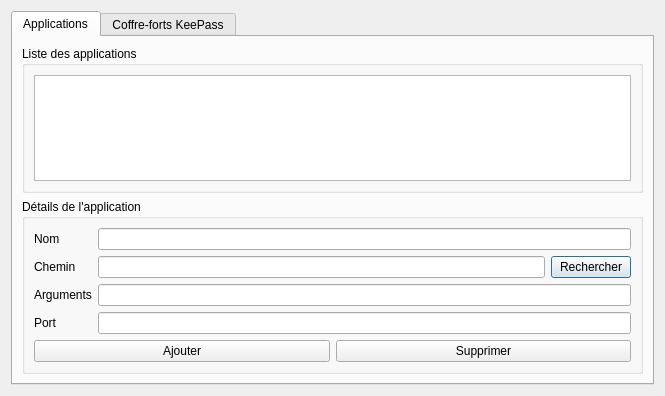
<?xml version="1.0" encoding="UTF-8"?>
<ui version="4.0">
 <class>Dialog</class>
 <widget class="QDialog" name="Dialog">
  <property name="geometry">
   <rect>
    <x>0</x>
    <y>0</y>
    <width>665</width>
    <height>396</height>
   </rect>
  </property>
  <property name="windowTitle">
   <string>Dialog</string>
  </property>
  <property name="windowIcon">
   <iconset resource="../../Ressources.qrc">
    <normaloff>:/main/icons/YARCoM.icon.340x225.png</normaloff>:/main/icons/YARCoM.icon.340x225.png</iconset>
  </property>
  <layout class="QVBoxLayout" name="verticalLayout">
   <item>
    <widget class="QTabWidget" name="tabWidget">
     <property name="currentIndex">
      <number>0</number>
     </property>
     <widget class="QWidget" name="tab_Apps">
      <attribute name="title">
       <string>Applications</string>
      </attribute>
      <layout class="QVBoxLayout" name="verticalLayout_5">
       <item>
        <layout class="QVBoxLayout" name="verticalLayout_4">
         <item>
          <widget class="QGroupBox" name="groupBox">
           <property name="title">
            <string>Liste des applications</string>
           </property>
           <layout class="QVBoxLayout" name="verticalLayout_3">
            <item>
             <widget class="QTableView" name="tv_apps"/>
            </item>
           </layout>
          </widget>
         </item>
         <item>
          <widget class="QGroupBox" name="groupBox_2">
           <property name="title">
            <string>Détails de l'application</string>
           </property>
           <layout class="QVBoxLayout" name="verticalLayout_2">
            <item>
             <layout class="QFormLayout" name="formLayout">
              <item row="0" column="0">
               <widget class="QLabel" name="lb_appsname">
                <property name="text">
                 <string>Nom</string>
                </property>
               </widget>
              </item>
              <item row="0" column="1">
               <widget class="QLineEdit" name="le_appsname"/>
              </item>
              <item row="1" column="0">
               <widget class="QLabel" name="lb_appspath">
                <property name="text">
                 <string>Chemin</string>
                </property>
               </widget>
              </item>
              <item row="1" column="1">
               <layout class="QHBoxLayout" name="horizontalLayout_2">
                <item>
                 <widget class="QLineEdit" name="le_appspath"/>
                </item>
                <item>
                 <widget class="QPushButton" name="pb_appspath">
                  <property name="text">
                   <string>Rechercher</string>
                  </property>
                 </widget>
                </item>
               </layout>
              </item>
              <item row="3" column="0">
               <widget class="QLabel" name="lb_appsargs">
                <property name="text">
                 <string>Arguments</string>
                </property>
               </widget>
              </item>
              <item row="3" column="1">
               <widget class="QLineEdit" name="le_appsargs"/>
              </item>
              <item row="4" column="0">
               <widget class="QLabel" name="lb_appsport">
                <property name="text">
                 <string>Port</string>
                </property>
               </widget>
              </item>
              <item row="4" column="1">
               <widget class="QLineEdit" name="le_appsport"/>
              </item>
             </layout>
            </item>
            <item>
             <layout class="QHBoxLayout" name="horizontalLayout">
              <item>
               <widget class="QPushButton" name="pb_appsadd">
                <property name="text">
                 <string>Ajouter</string>
                </property>
               </widget>
              </item>
              <item>
               <widget class="QPushButton" name="pb_appsdel">
                <property name="text">
                 <string>Supprimer</string>
                </property>
               </widget>
              </item>
             </layout>
            </item>
           </layout>
          </widget>
         </item>
        </layout>
       </item>
      </layout>
     </widget>
     <widget class="QWidget" name="tab_Kbdx">
      <attribute name="title">
       <string>Coffre-forts KeePass</string>
      </attribute>
      <layout class="QVBoxLayout" name="verticalLayout_6">
       <item>
        <widget class="QGroupBox" name="groupBox_3">
         <property name="title">
          <string>Liste des coffre-forts KeePass</string>
         </property>
         <layout class="QVBoxLayout" name="verticalLayout_7">
          <item>
           <widget class="QTableView" name="tv_kbdx"/>
          </item>
         </layout>
        </widget>
       </item>
       <item>
        <widget class="QGroupBox" name="groupBox_4">
         <property name="title">
          <string>Détails du coffre-fort</string>
         </property>
         <layout class="QVBoxLayout" name="verticalLayout_8">
          <item>
           <layout class="QFormLayout" name="formLayout_2">
            <item row="0" column="0">
             <widget class="QLabel" name="lb_kbdxname">
              <property name="text">
               <string>Nom</string>
              </property>
             </widget>
            </item>
            <item row="0" column="1">
             <widget class="QLineEdit" name="le_kbdxname"/>
            </item>
            <item row="1" column="0">
             <widget class="QLabel" name="lb_kbdxpath">
              <property name="text">
               <string>Chemin</string>
              </property>
             </widget>
            </item>
            <item row="1" column="1">
             <layout class="QHBoxLayout" name="horizontalLayout_3">
              <item>
               <widget class="QLineEdit" name="le_kbdxpath"/>
              </item>
              <item>
               <widget class="QPushButton" name="pb_kbdxpath">
                <property name="text">
                 <string>Rechercher</string>
                </property>
               </widget>
              </item>
             </layout>
            </item>
           </layout>
          </item>
          <item>
           <layout class="QHBoxLayout" name="horizontalLayout_4">
            <item>
             <widget class="QPushButton" name="pb_kbdxadd">
              <property name="text">
               <string>Ajouter</string>
              </property>
             </widget>
            </item>
            <item>
             <widget class="QPushButton" name="pb_kbdxdel">
              <property name="text">
               <string>Supprimer</string>
              </property>
             </widget>
            </item>
           </layout>
          </item>
         </layout>
        </widget>
       </item>
      </layout>
     </widget>
    </widget>
   </item>
  </layout>
 </widget>
 <resources>
  <include location="../../Ressources.qrc"/>
 </resources>
 <connections/>
</ui>
